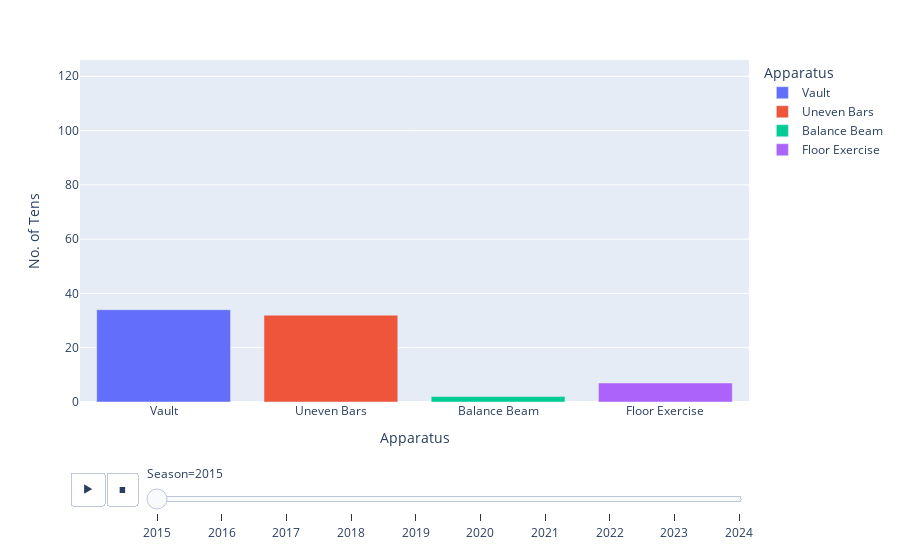

Notebook cell for this chart:
### Code cell
# Making an animated plot to show the number of 10s scored on each apparatus over the years

tenniest_apparatus = px.bar(tenniest_apparatus_melted, 
                x="Apparatus", 
                y="No. of Tens", 
                animation_frame="Season",       
                color="Apparatus", 
                hover_name="Apparatus",
                range_y=[0, tenniest_apparatus_melted["No. of Tens"].max()]  # Set the y-axis range
            )

# Export the plot to html file
tenniest_apparatus.write_html("../docs/figures/tenniest_apparatus_animation.html")

# Show the plot
tenniest_apparatus

### Figure 1 — Plotly figure (JSON) as saved in the notebook; plotly's stock layout.template omitted (floating-point values rounded to 4 significant figures)
{"data": [{"alignmentgroup": "True", "hovertemplate": "<b>%{hovertext}</b><br><br>Apparatus=%{x}<br>Season=2015<br>No. of Tens=%{y}<extra></extra>", "hovertext": ["Vault"], "legendgroup": "Vault", "marker": {"color": "#636efa", "pattern": {"shape": ""}}, "name": "Vault", "offsetgroup": "Vault", "orientation": "v", "showlegend": true, "textposition": "auto", "type": "bar", "x": ["Vault"], "xaxis": "x", "y": [34], "yaxis": "y"}, {"alignmentgroup": "True", "hovertemplate": "<b>%{hovertext}</b><br><br>Apparatus=%{x}<br>Season=2015<br>No. of Tens=%{y}<extra></extra>", "hovertext": ["Uneven Bars"], "legendgroup": "Uneven Bars", "marker": {"color": "#EF553B", "pattern": {"shape": ""}}, "name": "Uneven Bars", "offsetgroup": "Uneven Bars", "orientation": "v", "showlegend": true, "textposition": "auto", "type": "bar", "x": ["Uneven Bars"], "xaxis": "x", "y": [32], "yaxis": "y"}, {"alignmentgroup": "True", "hovertemplate": "<b>%{hovertext}</b><br><br>Apparatus=%{x}<br>Season=2015<br>No. of Tens=%{y}<extra></extra>", "hovertext": ["Balance Beam"], "legendgroup": "Balance Beam", "marker": {"color": "#00cc96", "pattern": {"shape": ""}}, "name": "Balance Beam", "offsetgroup": "Balance Beam", "orientation": "v", "showlegend": true, "textposition": "auto", "type": "bar", "x": ["Balance Beam"], "xaxis": "x", "y": [2], "yaxis": "y"}, {"alignmentgroup": "True", "hovertemplate": "<b>%{hovertext}</b><br><br>Apparatus=%{x}<br>Season=2015<br>No. of Tens=%{y}<extra></extra>", "hovertext": ["Floor Exercise"], "legendgroup": "Floor Exercise", "marker": {"color": "#ab63fa", "pattern": {"shape": ""}}, "name": "Floor Exercise", "offsetgroup": "Floor Exercise", "orientation": "v", "showlegend": true, "textposition": "auto", "type": "bar", "x": ["Floor Exercise"], "xaxis": "x", "y": [7], "yaxis": "y"}], "layout": {"barmode": "relative", "legend": {"title": {"text": "Apparatus"}, "tracegroupgap": 0}, "margin": {"t": 60}, "sliders": [{"active": 0, "currentvalue": {"prefix": "Season="}, "len": 0.9, "pad": {"b": 10, "t": 60}, "steps": [{"args": [["2015"], {"frame": {"duration": 0, "redraw": true}, "fromcurrent": true, "mode": "immediate", "transition": {"duration": 0, "easing": "linear"}}], "label": "2015", "method": "animate"}, {"args": [["2016"], {"frame": {"duration": 0, "redraw": true}, "fromcurrent": true, "mode": "immediate", "transition": {"duration": 0, "easing": "linear"}}], "label": "2016", "method": "animate"}, {"args": [["2017"], {"frame": {"duration": 0, "redraw": true}, "fromcurrent": true, "mode": "immediate", "transition": {"duration": 0, "easing": "linear"}}], "label": "2017", "method": "animate"}, {"args": [["2018"], {"frame": {"duration": 0, "redraw": true}, "fromcurrent": true, "mode": "immediate", "transition": {"duration": 0, "easing": "linear"}}], "label": "2018", "method": "animate"}, {"args": [["2019"], {"frame": {"duration": 0, "redraw": true}, "fromcurrent": true, "mode": "immediate", "transition": {"duration": 0, "easing": "linear"}}], "label": "2019", "method": "animate"}, {"args": [["2020"], {"frame": {"duration": 0, "redraw": true}, "fromcurrent": true, "mode": "immediate", "transition": {"duration": 0, "easing": "linear"}}], "label": "2020", "method": "animate"}, {"args": [["2021"], {"frame": {"duration": 0, "redraw": true}, "fromcurrent": true, "mode": "immediate", "transition": {"duration": 0, "easing": "linear"}}], "label": "2021", "method": "animate"}, {"args": [["2022"], {"frame": {"duration": 0, "redraw": true}, "fromcurrent": true, "mode": "immediate", "transition": {"duration": 0, "easing": "linear"}}], "label": "2022", "method": "animate"}, {"args": [["2023"], {"frame": {"duration": 0, "redraw": true}, "fromcurrent": true, "mode": "immediate", "transition": {"duration": 0, "easing": "linear"}}], "label": "2023", "method": "animate"}, {"args": [["2024"], {"frame": {"duration": 0, "redraw": true}, "fromcurrent": true, "mode": "immediate", "transition": {"duration": 0, "easing": "linear"}}], "label": "2024", "method": "animate"}], "x": 0.1, "xanchor": "left", "y": 0, "yanchor": "top"}], "updatemenus": [{"buttons": [{"args": [null, {"frame": {"duration": 500, "redraw": true}, "fromcurrent": true, "mode": "immediate", "transition": {"duration": 500, "easing": "linear"}}], "label": "&#9654;", "method": "animate"}, {"args": [[null], {"frame": {"duration": 0, "redraw": true}, "fromcurrent": true, "mode": "immediate", "transition": {"duration": 0, "easing": "linear"}}], "label": "&#9724;", "method": "animate"}], "direction": "left", "pad": {"r": 10, "t": 70}, "showactive": false, "type": "buttons", "x": 0.1, "xanchor": "right", "y": 0, "yanchor": "top"}], "xaxis": {"anchor": "y", "categoryarray": ["Vault", "Uneven Bars", "Balance Beam", "Floor Exercise"], "categoryorder": "array", "domain": [0, 1], "title": {"text": "Apparatus"}}, "yaxis": {"anchor": "x", "domain": [0, 1], "range": [0, 126], "title": {"text": "No. of Tens"}}}}
